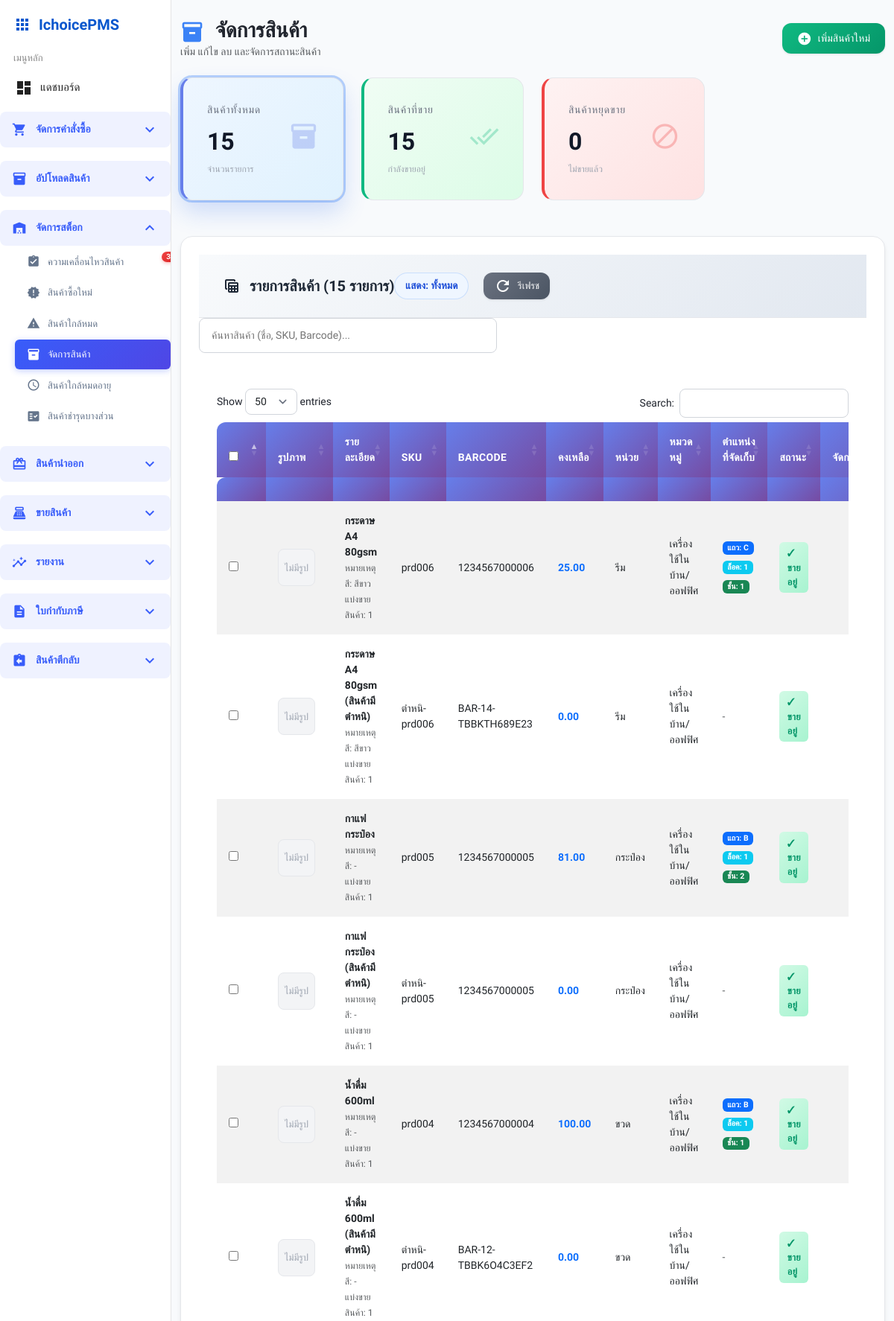
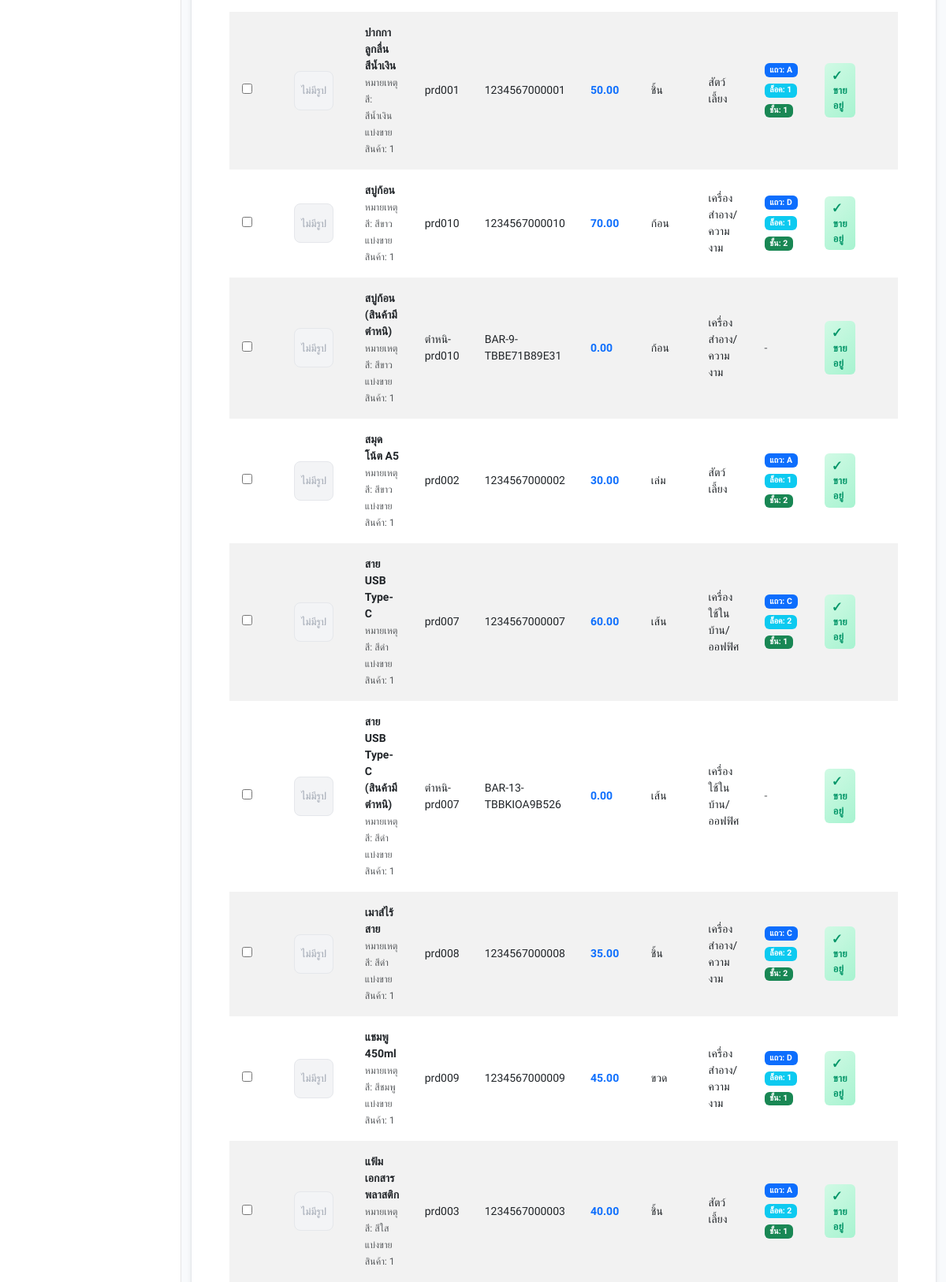
The page /stock/product_management.php (upper part) on the database its author committed (2 pictures, top to bottom).
### tables this page shows
CREATE TABLE `products` (
  `product_id` int(11) NOT NULL,
  `name` varchar(100) NOT NULL,
  `sku` varchar(255) DEFAULT NULL,
  `barcode` varchar(50) DEFAULT NULL,
  `unit` varchar(20) DEFAULT NULL,
  `image` varchar(255) DEFAULT NULL,
  `remark_color` varchar(100) NOT NULL,
  `remark_weight` varchar(255) DEFAULT NULL,
  `remark_split` int(11) NOT NULL,
  `is_active` int(11) NOT NULL,
  `created_by` int(11) DEFAULT NULL,
  `created_at` datetime DEFAULT current_timestamp(),
  `product_category_id` int(11) DEFAULT NULL,
  `category_name` varchar(100) DEFAULT NULL COMMENT 'ชื่อประเภท'
);

CREATE TABLE `product_category` (
  `category_id` int(11) NOT NULL,
  `category_name` varchar(100) NOT NULL,
  `description` text DEFAULT NULL,
  `created_at` timestamp NOT NULL DEFAULT current_timestamp(),
  `updated_at` timestamp NOT NULL DEFAULT current_timestamp() ON UPDATE current_timestamp()
);

CREATE TABLE `locations` (
  `location_id` int(11) NOT NULL,
  `shelf` int(11) NOT NULL,
  `bin` int(11) NOT NULL,
  `row_code` varchar(10) DEFAULT NULL,
  `description` varchar(255) NOT NULL
);

### stock/product_management.php (the view, shortened to what this page needs)
<?php
require '../config/db_connect.php';
$sql = "
    SELECT
        p.product_id,
        p.image,
        p.barcode,
        p.sku,
        p.name,
        p.unit,
        p.remark_color,
        p.remark_split,
        pc.category_name,
        COALESCE(p.is_active, 1) as is_active,
        l.location_id,
        l.row_code,
        l.bin,
        l.shelf,
        l.description as location_description,
        pl.location_id as product_location_id,
        COALESCE(stock.stock_qty, 0) as stock_qty
    FROM products p
    LEFT JOIN product_category pc ON p.product_category_id = pc.category_id
    LEFT JOIN product_location pl ON p.product_id = pl.product_id
    LEFT JOIN locations l ON pl.location_id = l.location_id
    LEFT JOIN (
        SELECT
            p.product_id,
            COALESCE(SUM(ri.receive_qty), 0) AS stock_qty
        FROM products p
        LEFT JOIN purchase_order_items poi ON poi.product_id = p.product_id
        LEFT JOIN receive_items ri ON ri.item_id = poi.item_id
        GROUP BY p.product_id
    ) stock ON stock.product_id = p.product_id
    ORDER BY p.name ASC
";
$stmt = $pdo->query($sql);
$products = $stmt->fetchAll(PDO::FETCH_ASSOC);
$stats = [
    'total_products' => count($products),
    'active_products' => count(array_filter($products, fn($p) => $p['is_active'] == 1)),
    'inactive_products' => count(array_filter($products, fn($p) => $p['is_active'] == 0))
];
?>
<!DOCTYPE html>
<html lang="th">
<head>
    <link href="https://cdn.jsdelivr.net/npm/bootstrap@5.3.0/dist/css/bootstrap.min.css" rel="stylesheet">
    <link href="https://cdn.datatables.net/1.13.7/css/dataTables.bootstrap5.min.css" rel="stylesheet">
    <link rel="stylesheet" href="../assets/base.css">
    <link rel="stylesheet" href="../assets/sidebar.css">
    <link rel="stylesheet" href="../assets/components.css">
    <link href="../assets/modern-table.css" rel="stylesheet">
    <link href="../assets/mainwrap-modern.css" rel="stylesheet">
</head>
<body>
<?php include '../templates/sidebar.php'; ?>
<div class="mainwrap">
    <div class="container-fluid py-4">
        <div class="d-flex justify-content-between align-items-center mb-4">
            <div>
                <h1 class="h3 mb-0 text-gray-800 fw-bold">
                    <span class="material-icons align-middle me-2" style="font-size: 2rem; color: #3b82f6;">inventory_2</span>
                    จัดการสินค้า
                </h1>
                <p class="text-muted mb-0">เพิ่ม แก้ไข ลบ และจัดการสถานะสินค้า</p>
            </div>
            <button class="btn-modern btn-modern-success" id="addProductBtn">
                <span class="material-icons" style="font-size: 1.25rem;">add_circle</span>
                เพิ่มสินค้าใหม่
            </button>
        </div>
        <div class="row mb-4">
            <div class="col-xl-3 col-md-6 mb-4">
                <div class="stats-card stats-primary filter-card active" data-filter="all" role="button" tabindex="0" aria-pressed="true">
                    <div class="stats-card-body">
                        <div class="row no-gutters align-items-center">
                            <div class="col mr-2">
                                <div class="stats-title">สินค้าทั้งหมด</div>
                                <div class="stats-value"><?= number_format($stats['total_products']) ?></div>
                                <div class="stats-subtitle">จำนวนรายการ</div>
                            </div>
                            <div class="col-auto">
                                <i class="material-icons stats-icon">inventory_2</i>
                            </div>
                        </div>
                    </div>
                </div>
            </div>
            <div class="col-xl-3 col-md-6 mb-4">
                <div class="stats-card stats-success filter-card" data-filter="active" role="button" tabindex="0" aria-pressed="false">
                    <div class="stats-card-body">
                        <div class="row no-gutters align-items-center">
                            <div class="col mr-2">
                                <div class="stats-title">สินค้าที่ขาย</div>
                                <div class="stats-value"><?= number_format($stats['active_products']) ?></div>
                                <div class="stats-subtitle">กำลังขายอยู่</div>
                            </div>
                            <div class="col-auto">
                                <i class="material-icons stats-icon">done_all</i>
                            </div>
                        </div>
                    </div>
                </div>
            </div>
            <div class="col-xl-3 col-md-6 mb-4">
                <div class="stats-card stats-danger filter-card" data-filter="inactive" role="button" tabindex="0" aria-pressed="false">
                    <div class="stats-card-body">
                        <div class="row no-gutters align-items-center">
                            <div class="col mr-2">
                                <div class="stats-title">สินค้าหยุดขาย</div>
                                <div class="stats-value"><?= number_format($stats['inactive_products']) ?></div>
                                <div class="stats-subtitle">ไม่ขายแล้ว</div>
                            </div>
                            <div class="col-auto">
                                <i class="material-icons stats-icon">block</i>
                            </div>
                        </div>
                    </div>
                </div>
            </div>
        </div>
        <div class="table-card">
            <div class="table-header">
                <div class="d-flex justify-content-between align-items-center">
                    <h5 class="table-title mb-0">
                        <span class="material-icons">table_view</span>
                        รายการสินค้า (<?= count($products) ?> รายการ)
                    </h5>
                    <div class="table-actions">
                        <span id="statusFilterLabel" class="status-filter-pill me-2">แสดง: ทั้งหมด</span>
                        <button class="btn-modern btn-modern-secondary btn-sm refresh-table me-2" onclick="location.reload()">
                            <span class="material-icons">refresh</span>
                            รีเฟรช
                        </button>
                    </div>
                </div>
            </div>
            <div class="table-body">
                <div class="search-box">
                    <input type="text" id="searchInput" placeholder="ค้นหาสินค้า (ชื่อ, SKU, Barcode)...">
                </div>
                <table id="product-table" class="table modern-table table-striped table-hover">
                    <thead>
                        <tr>
                            <th style="width: 40px;">
                                <input type="checkbox" id="selectAllCheckbox" onchange="toggleSelectAll(this)" style="cursor: pointer;">
                            </th>
                            <th style="width: 60px;">รูปภาพ</th>
                            <th>รายละเอียด</th>
                            <th>SKU</th>
                            <th>Barcode</th>
                            <th>คงเหลือ</th>
                            <th>หน่วย</th>
                            <th>หมวดหมู่</th>
                            <th>ตำแหน่งที่จัดเก็บ</th>
                            <th>สถานะ</th>
                            <th class="text-center" style="width: 140px;">จัดการ</th>
                        </tr>
                    </thead>
                    <tbody>
                        <?php if (empty($products)): ?>
                        <tr>
                            <td colspan="11" class="text-center py-4">
                                <div class="d-flex flex-column align-items-center">
                                    <span class="material-icons mb-2" style="font-size: 3rem; color: #d1d5db;">inbox</span>
                                    <h5 class="text-muted">ไม่มีข้อมูลสินค้า</h5>
                                    <p class="text-muted mb-0">คลิกปุ่มเพิ่มสินค้าเพื่อเริ่มต้น</p>
                                </div>
                            </td>
                        </tr>
                        <?php else: ?>
                        <?php foreach($products as $product): ?>
                        <tr data-product-id="<?= $product['product_id'] ?>" data-status="<?= $product['is_active'] == 1 ? 'active' : 'inactive' ?>">
                            <td>
                                <input type="checkbox" class="product-checkbox" value="<?= $product['product_id'] ?>" onchange="updateSelectionCount()" style="cursor: pointer;">
                            </td>
                            <td>
                                <?php if (!empty($product['image'])): ?>
                                    <div class="no-image" style="display: none;">ไม่มีรูป</div>
                                <?php else: ?>
                                    <div class="no-image">ไม่มีรูป</div>
                                <?php endif; ?>
                            </td>
                            <td>
                                <div>
                                    <strong><?= htmlspecialchars($product['name']) ?></strong>
                                    <?php if (!empty($product['remark_color'])): ?>
                                        <br><small class="text-muted">หมายเหตุสี: <?= htmlspecialchars($product['remark_color']) ?></small>
                                    <?php endif; ?>
                                    <?php if (!empty($product['remark_split'])): ?>
                                        <br><small class="text-muted">แบ่งขายสินค้า: <?= htmlspecialchars($product['remark_split']) ?></small>
                                    <?php endif; ?>
                                </div>
                            </td>
                            <td><?= htmlspecialchars($product['sku']) ?></td>
                            <td><?= htmlspecialchars($product['barcode']) ?></td>
                            <td>
                                <span class="fw-bold text-primary">
                                    <?= number_format((float)($product['stock_qty'] ?? 0), 2) ?>
                                </span>
                            </td>
                            <td><?= htmlspecialchars($product['unit']) ?></td>
                            <td><?= htmlspecialchars($product['category_name'] ?? '-') ?></td>
                            <td>
                                <?php if (!empty($product['row_code']) && !empty($product['bin']) && !empty($product['shelf'])): ?>
                                    <div style="display: flex; gap: 0.5rem; flex-wrap: wrap;">
                                        <span class="badge bg-primary">แถว: <?= htmlspecialchars($product['row_code']) ?></span>
                                        <span class="badge bg-info">ล็อค: <?= htmlspecialchars($product['bin']) ?></span>
                                        <span class="badge bg-success">ชั้น: <?= htmlspecialchars($product['shelf']) ?></span>
                                    </div>
                                <?php else: ?>
                                    <span class="text-muted">-</span>
                                <?php endif; ?>
                            </td>
                            <td>
                                <span class="status-badge <?= $product['is_active'] == 1 ? 'status-active' : 'status-inactive' ?>">
                                    <?= $product['is_active'] == 1 ? '✓ ขายอยู่' : '✕ หยุดขาย' ?>
                                </span>
                            </td>
                            <td class="text-center">
                            </td>
                        </tr>
                        <?php endforeach; ?>
                        <?php endif; ?>
                    </tbody>
                </table>
            </div>
        </div>
    </div>
</div>
</body>
</html>

### rows shown on the page
products: name "กระดาษ A4 80gsm", remark_color "สีขาว", remark_split "1", sku "prd006", barcode "1234567000006", stock_qty "25.00", unit "รีม", product_category.category_name "เครื่องใช้ในบ้าน/ออฟฟิศ", locations.row_code "C", locations.bin "1", locations.shelf "1"
products: name "กระดาษ A4 80gsm (สินค้ามีตำหนิ)", remark_color "สีขาว", remark_split "1", sku "ตำหนิ-prd006", barcode "BAR-14-TBBKTH689E23", stock_qty "0.00", unit "รีม", product_category.category_name "เครื่องใช้ในบ้าน/ออฟฟิศ"
products: name "กาแฟกระป๋อง", remark_color "-", remark_split "1", sku "prd005", barcode "1234567000005", stock_qty "81.00", unit "กระป๋อง", product_category.category_name "เครื่องใช้ในบ้าน/ออฟฟิศ", locations.row_code "B", locations.bin "1", locations.shelf "2"
products: name "กาแฟกระป๋อง (สินค้ามีตำหนิ)", remark_color "-", remark_split "1", sku "ตำหนิ-prd005", barcode "1234567000005", stock_qty "0.00", unit "กระป๋อง", product_category.category_name "เครื่องใช้ในบ้าน/ออฟฟิศ"
products: name "น้ำดื่ม 600ml", remark_color "-", remark_split "1", sku "prd004", barcode "1234567000004", stock_qty "100.00", unit "ขวด", product_category.category_name "เครื่องใช้ในบ้าน/ออฟฟิศ", locations.row_code "B", locations.bin "1", locations.shelf "1"
products: name "น้ำดื่ม 600ml (สินค้ามีตำหนิ)", remark_color "-", remark_split "1", sku "ตำหนิ-prd004", barcode "BAR-12-TBBK6O4C3EF2", stock_qty "0.00", unit "ขวด", product_category.category_name "เครื่องใช้ในบ้าน/ออฟฟิศ"
products: name "ปากกาลูกลื่นสีน้ำเงิน", remark_color "สีน้ำเงิน", remark_split "1", sku "prd001", barcode "1234567000001", stock_qty "50.00", unit "ชิ้น", product_category.category_name "สัตว์เลี้ยง", locations.row_code "A", locations.bin "1", locations.shelf "1"
products: name "สบู่ก้อน", remark_color "สีขาว", remark_split "1", sku "prd010", barcode "1234567000010", stock_qty "70.00", unit "ก้อน", product_category.category_name "เครื่องสำอาง/ความงาม", locations.row_code "D", locations.bin "1", locations.shelf "2"
products: name "สบู่ก้อน (สินค้ามีตำหนิ)", remark_color "สีขาว", remark_split "1", sku "ตำหนิ-prd010", barcode "BAR-9-TBBE71B89E31", stock_qty "0.00", unit "ก้อน", product_category.category_name "เครื่องสำอาง/ความงาม"
products: name "สมุดโน้ต A5", remark_color "สีขาว", remark_split "1", sku "prd002", barcode "1234567000002", stock_qty "30.00", unit "เล่ม", product_category.category_name "สัตว์เลี้ยง", locations.row_code "A", locations.bin "1", locations.shelf "2"
products: name "สาย USB Type-C", remark_color "สีดำ", remark_split "1", sku "prd007", barcode "1234567000007", stock_qty "60.00", unit "เส้น", product_category.category_name "เครื่องใช้ในบ้าน/ออฟฟิศ", locations.row_code "C", locations.bin "2", locations.shelf "1"
products: name "สาย USB Type-C (สินค้ามีตำหนิ)", remark_color "สีดำ", remark_split "1", sku "ตำหนิ-prd007", barcode "BAR-13-TBBKIOA9B526", stock_qty "0.00", unit "เส้น", product_category.category_name "เครื่องใช้ในบ้าน/ออฟฟิศ"
products: name "เมาส์ไร้สาย", remark_color "สีดำ", remark_split "1", sku "prd008", barcode "1234567000008", stock_qty "35.00", unit "ชิ้น", product_category.category_name "เครื่องสำอาง/ความงาม", locations.row_code "C", locations.bin "2", locations.shelf "2"
products: name "แชมพู 450ml", remark_color "สีชมพู", remark_split "1", sku "prd009", barcode "1234567000009", stock_qty "45.00", unit "ขวด", product_category.category_name "เครื่องสำอาง/ความงาม", locations.row_code "D", locations.bin "1", locations.shelf "1"
products: name "แฟ้มเอกสารพลาสติก", remark_color "สีใส", remark_split "1", sku "prd003", barcode "1234567000003", stock_qty "40.00", unit "ชิ้น", product_category.category_name "สัตว์เลี้ยง", locations.row_code "A", locations.bin "2", locations.shelf "1"

### other values the page prints
$pending_product_count "3"
$stats['total_products'] "15"
$stats['active_products'] "15"
$stats['inactive_products'] "0"
count($products) "15"
